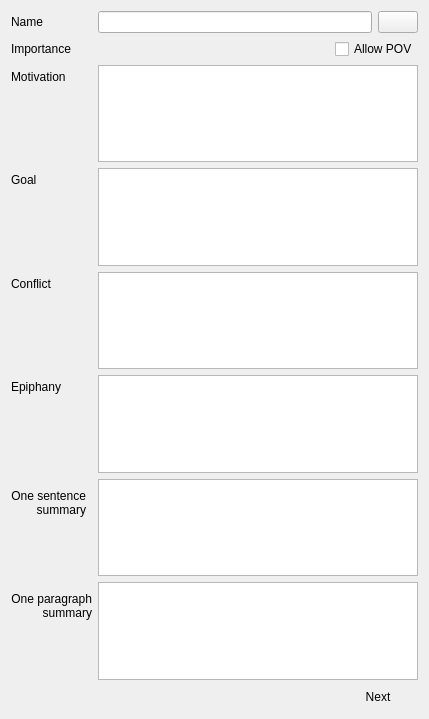
                   <widget class="QWidget" name="scrollAreaPersoInfosWidget">
                    <property name="geometry">
                     <rect>
                      <x>0</x>
                      <y>0</y>
                      <width>429</width>
                      <height>719</height>
                     </rect>
                    </property>
                    <layout class="QFormLayout" name="formLayout_8">
                     <property name="fieldGrowthPolicy">
                      <enum>QFormLayout::AllNonFixedFieldsGrow</enum>
                     </property>
                     <item row="2" column="0">
                      <widget class="QLabel" name="label_3">
                       <property name="text">
                        <string>Name</string>
                       </property>
                      </widget>
                     </item>
                     <item row="2" column="1">
                      <layout class="QHBoxLayout" name="horizontalLayout_3">
                       <item>
                        <widget class="lineEditView" name="txtPersoName"/>
                       </item>
                       <item>
                        <widget class="QPushButton" name="btnPersoColor">
                         <property name="text">
                          <string/>
                         </property>
                        </widget>
                       </item>
                      </layout>
                     </item>
                     <item row="4" column="1">
                      <layout class="QHBoxLayout" name="horizontalLayout_20">
                       <item>
                        <widget class="sldImportance" name="sldPersoImportance" native="true">
                         <property name="sizePolicy">
                          <sizepolicy hsizetype="Expanding" vsizetype="Preferred">
                           <horstretch>0</horstretch>
                           <verstretch>0</verstretch>
                          </sizepolicy>
                         </property>
                        </widget>
                       </item>
                       <item>
                        <widget class="QCheckBox" name="chkPersoPOV">
                         <property name="text">
                          <string>Allow POV</string>
                         </property>
                         <property name="checked">
                          <bool>false</bool>
                         </property>
                         <property name="autoRepeat">
                          <bool>false</bool>
                         </property>
                         <property name="tristate">
                          <bool>false</bool>
                         </property>
                        </widget>
                       </item>
                      </layout>
                     </item>
                     <item row="6" column="0">
                      <widget class="QLabel" name="label_4">
                       <property name="text">
                        <string>Motivation</string>
                       </property>
                      </widget>
                     </item>
                     <item row="6" column="1">
                      <widget class="MDEditCompleter" name="txtPersoMotivation"/>
                     </item>
                     <item row="7" column="0">
                      <widget class="QLabel" name="label_5">
                       <property name="text">
                        <string>Goal</string>
                       </property>
                      </widget>
                     </item>
                     <item row="7" column="1">
                      <widget class="MDEditCompleter" name="txtPersoGoal"/>
                     </item>
                     <item row="8" column="0">
                      <widget class="QLabel" name="label_6">
                       <property name="text">
                        <string>Conflict</string>
                       </property>
                      </widget>
                     </item>
                     <item row="8" column="1">
                      <widget class="MDEditCompleter" name="txtPersoConflict"/>
                     </item>
                     <item row="9" column="0">
                      <widget class="QLabel" name="label_7">
                       <property name="text">
                        <string>Epiphany</string>
                       </property>
                      </widget>
                     </item>
                     <item row="9" column="1">
                      <widget class="MDEditCompleter" name="txtPersoEpiphany"/>
                     </item>
                     <item row="10" column="0">
                      <widget class="QLabel" name="label_24">
                       <property name="text">
                        <string>&lt;html&gt;&lt;head/&gt;&lt;body&gt;&lt;p align=&quot;right&quot;&gt;One sentence&lt;br/&gt;summary&lt;/p&gt;&lt;/body&gt;&lt;/html&gt;</string>
                       </property>
                      </widget>
                     </item>
                     <item row="10" column="1">
                      <widget class="MDEditCompleter" name="txtPersoSummarySentence"/>
                     </item>
                     <item row="11" column="0">
                      <widget class="QLabel" name="label_8">
                       <property name="text">
                        <string>&lt;html&gt;&lt;head/&gt;&lt;body&gt;&lt;p align=&quot;right&quot;&gt;One paragraph&lt;br/&gt;summary&lt;/p&gt;&lt;/body&gt;&lt;/html&gt;</string>
                       </property>
                      </widget>
                     </item>
                     <item row="11" column="1">
                      <widget class="MDEditCompleter" name="txtPersoSummaryPara"/>
                     </item>
                     <item row="12" column="1">
                      <layout class="QHBoxLayout" name="horizontalLayout_21">
                       <item>
                        <spacer name="horizontalSpacer_3">
                         <property name="orientation">
                          <enum>Qt::Horizontal</enum>
                         </property>
                         <property name="sizeHint" stdset="0">
                          <size>
                           <width>40</width>
                           <height>20</height>
                          </size>
                         </property>
                        </spacer>
                       </item>
                       <item>
                        <widget class="QPushButton" name="btnStepFour">
                         <property name="text">
                          <string>Next</string>
                         </property>
                         <property name="icon">
                          <iconset theme="go-next">
                           <normaloff>.</normaloff>.</iconset>
                         </property>
                         <property name="flat">
                          <bool>true</bool>
                         </property>
                        </widget>
                       </item>
                      </layout>
                     </item>
                     <item row="4" column="0">
                      <widget class="QLabel" name="label_18">
                       <property name="text">
                        <string>Importance</string>
                       </property>
                      </widget>
                     </item>
                    </layout>
                   </widget>
